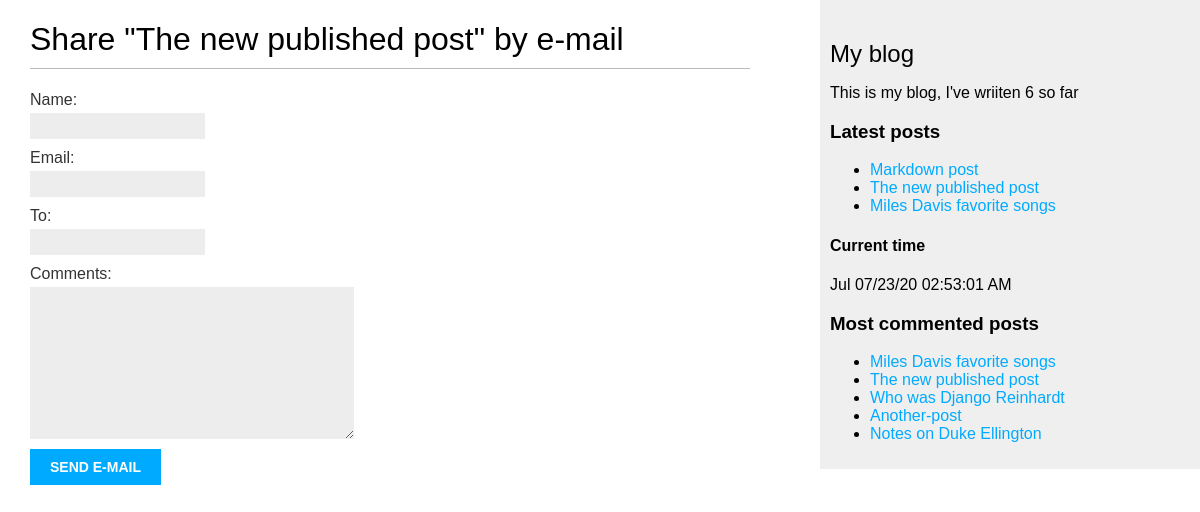
/blog/5/share/, run on the app's committed database.
### blog/models.py (models this page shows, shortened)
class Post(models.Model):
    STATUS_CHOICES = (
        ('draft', 'Draft'),
        ('published', 'Published'),
    )
    title = models.CharField(max_length = 250)
    slug = models.SlugField(max_length = 250, unique_for_date = 'publish')
    author = models.ForeignKey(User, on_delete = models.CASCADE, related_name = 'blog_posts')
    body = models.TextField()
    publish = models.DateTimeField(default = timezone.now) # date with timezone info
    created = models.DateField(auto_now_add = True) # date when post initially created
    updated = models.DateTimeField(auto_now=True)
    status = models.CharField(max_length = 10, choices = STATUS_CHOICES, default = 'draft')
    objects = models.Manager()
    published = PublishedManager()
    class Meta:     # just a class container with some options (metadata)
        ordering = ('-publish', )   # the negative puts in descending order from most recently pubished
    def get_absolute_url(self):
        return reverse("blog:post_detail",   # define args next, kwargs can also be implmented
                         args=[self.publish.year,
                               self.publish.month,
                               self.publish.day,
                               self.slug ])
    tags = TaggableManager()

### blog/views.py (the view)
# urls.py: path('<int:post_id>/share/', views.post_share, name = 'post_share'),
def post_share(request, post_id):
    post = get_object_or_404(Post, id = post_id, status = "published")
    sent = False
    if request.method == 'POST':
        form = EmailPostForm(request.POST)
        print('form is', form)
        if form.is_valid():
            cd = form.cleaned_data
            print("cd is", cd)
            post_url = request.build_absolute_uri(post.get_absolute_url())
            subject = f"{cd['name']} recommends you read " f"{post.title}"
            message = f"Read {post.title} at {post_url} \n\n" f"{cd['name']}\'s comments: {cd['comments']}"
            send_mail(subject, message, 'sktestdjango@gmail.com', [cd['to']])
            sent = True   # used to show successs message
    else:  # show blank form
        form = EmailPostForm()
    context = {'post': post, 'form': form, 'sent': sent}
    return render(request, 'blog/post/share.html', context)

### blog/forms.py
class EmailPostForm(forms.Form):
    name = forms.CharField(max_length = 25)
    email = forms.EmailField()
    to = forms.EmailField()
    comments = forms.CharField(required = False, widget = forms.Textarea)

### blog/models.py (called while the page is built)
    def get_queryset(self):
        return super(PublishedManager, self).get_queryset().filter(status='published')

### blog/templatetags/blog_tags.py (called while the page is built)
@register.simple_tag
def total_posts():
    return Post.published.count()

@register.simple_tag(name = 'time')
def show_current_time():
     return datetime.datetime.now().strftime(format_string)

@register.inclusion_tag('blog/post/latest_posts.html')
def show_latest_posts(count=5):
    latest_posts = Post.published.order_by('-publish')[:count]
    return {'latest_posts': latest_posts}

@register.simple_tag
def get_most_commented_posts(count = 5):
     return Post.published.annotate(total_comments = Count('comments')).order_by('-total_comments')[:count]

### blog/templates/blog/post/share.html (shortened to what this page needs)
{% extends "blog/base.html" %}
{% block content %}
    {% if sent %}
        <h1> E-mail succesfully sent </h1>
        <p>
            "{{ post.title}}" was succesfully sent to {{ form.cleaned_data.to}}.
        </p>
    {% else %}
        <h1> Share "{{ post.title }}" by e-mail </h1>
        <form method = "post">
            {% for field in form %}
                <div>
                    {{ field.label_tag }} {{ field }}
                </div>
            {% endfor %}
            <input type = "submit" value = "Send e-mail">
        </form>
    {% endif %}
{% endblock %}

### blog/templates/blog/base.html (shortened to what this page needs)
{% load blog_tags %}
{% load static %}
<!DOCTYPE html>
<html>
    <head>
        <link href = "{% static "css/blog.css"%}" rel = "stylesheet">
    </head>
    <body>
          <div id = "content">
               {% block content %}
               {% endblock %}
          </div>
          <div id = "sidebar">
               <h2> My blog </h2>
               <p> This is my blog, I've wriiten {% total_posts %} so far </p>
               <h3> Latest posts </h3>
               {% show_latest_posts 3 %}
               <h4> Current time </h4>
               {% time %}
               <h3> Most commented posts </h3>
               {% get_most_commented_posts as most_commented_posts %}
               <ul>
                    {% for post in most_commented_posts %}
                         <li>
                              <a href = "{{post.get_absolute_url}}"> {{post.title}} </a>
                         </li>
                    {% endfor %}
               </ul>
          </div>
    </body>
</html>

### blog/templates/blog/post/latest_posts.html
<ul>
     {% for post in latest_posts %}
          <li>
               <a href = "{{ post.get_absolute.url }}"> {{ post.title }} </a>
          </li>
     {% endfor%}
</ul>

### blog/static/css/blog.css (style rules this page uses)
body { margin:0; padding:0; font-family:helvetica, sans-serif; }
a { color:#00abff; text-decoration:none; }
h1 { font-weight:normal; border-bottom:1px solid #bbb; padding:0 0 10px 0; }
h2 { font-weight:normal; margin:30px 0 0; }
#content { float:left; width:60%; padding:0 0 0 30px; }
#sidebar { float:right; width:30%; padding:10px; background:#efefef; height:100%; }
label { float:left; clear:both; color:#333; margin-bottom:4px; }
input, textarea { clear:both; float:left; margin:0 0 10px; background:#ededed; border:0; padding:6px 10px; font-size:12px; }
input[type=submit] { font-weight:bold; background:#00abff; color:#fff; padding:10px 20px; font-size:14px; text-transform:uppercase; }

### data on the page
Post: title "The new published post"
Post: title "Markdown post"
Post: title "Miles Davis favorite songs"
Post: title "Who was Django Reinhardt"
Post: title "Another-post"
Post: title "Notes on Duke Ellington"

### other printed values
{{ field.label_tag }} "Name:" "Email:" "To:" "Comments:"
